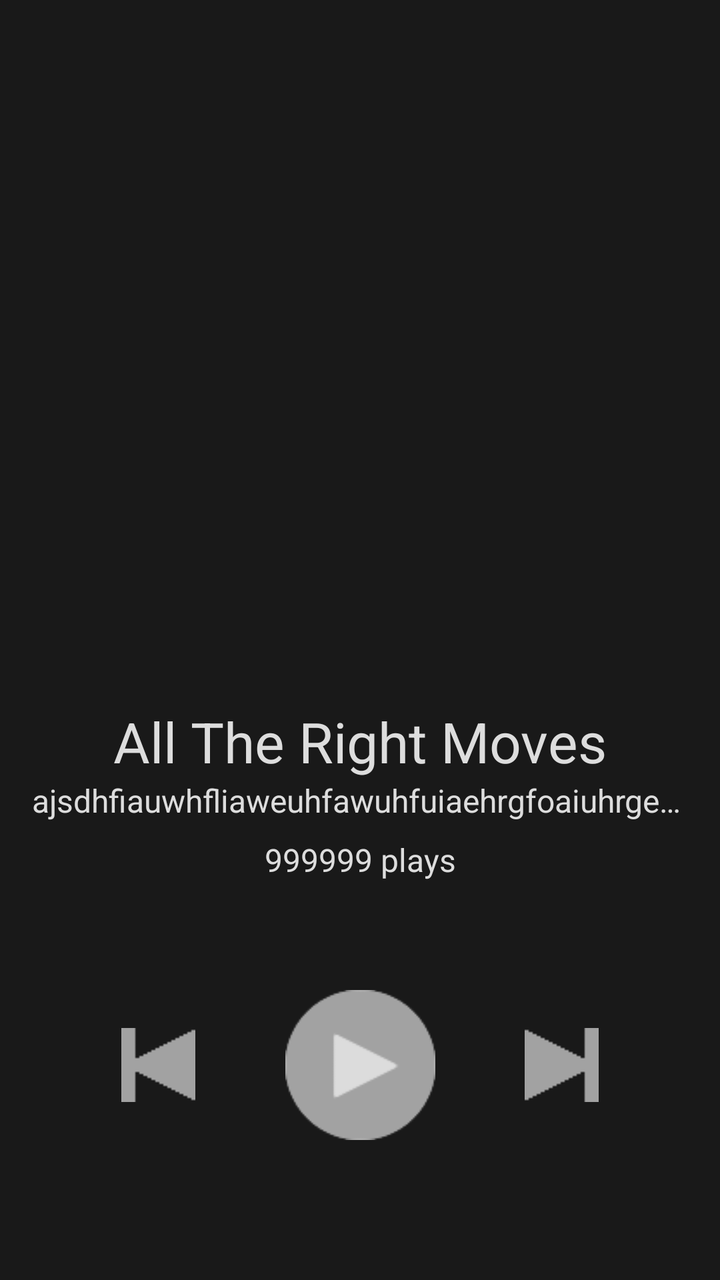
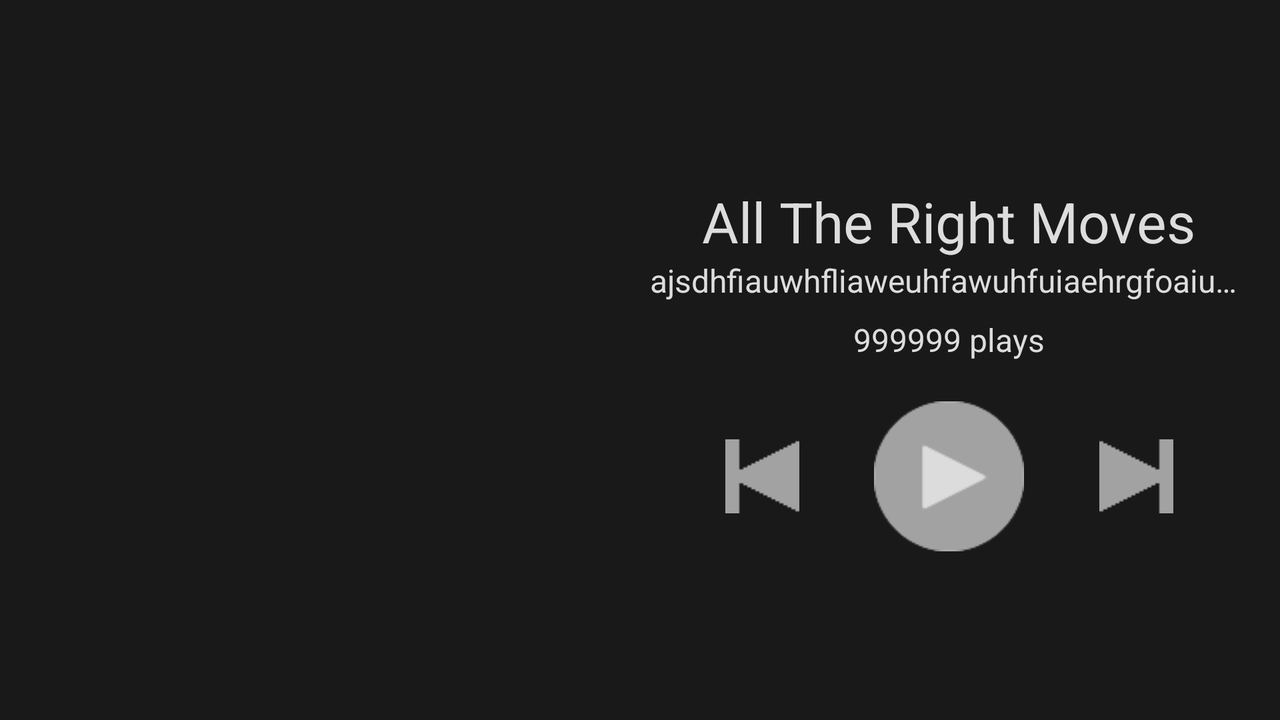

An Android layout and its configuration variant, each rendered on a device that would load it. The default file and the variant file are quoted in full after the pictures.
<!-- AndroidManifest.xml: application theme AppTheme -->
<!-- res/layout/fragment_now_playing.xml -->
<?xml version="1.0" encoding="utf-8"?>
<androidx.constraintlayout.widget.ConstraintLayout xmlns:android="http://schemas.android.com/apk/res/android"
    xmlns:app="http://schemas.android.com/apk/res-auto"
    xmlns:tools="http://schemas.android.com/tools"
    android:layout_width="match_parent"
    android:layout_height="match_parent"
    android:padding="@dimen/containerPadding"
    tools:context=".MainActivity"
    android:background="@color/mainBackground">

    <ImageView
        android:id="@+id/ivAlbumCover"
        android:layout_width="match_parent"
        android:layout_height="@dimen/albumCoverHeight"
        android:scaleType="fitXY"
        app:layout_constraintDimensionRatio="1:1"
        android:src="@drawable/onerepublic_waking_up_cover"
        android:contentDescription="@string/albumCoverDesc"
        app:layout_constraintTop_toTopOf="parent"/>

    <TextView
        android:id="@+id/tvSongTitle"
        android:layout_width="wrap_content"
        android:layout_height="wrap_content"
        android:text="@string/songTitle"
        android:singleLine="true"
        style="@style/Title"
        app:layout_constraintTop_toBottomOf="@+id/ivAlbumCover"
        app:layout_constraintLeft_toLeftOf="parent"
        app:layout_constraintRight_toRightOf="parent"
        android:layout_marginTop="@dimen/listItemTopBottomMargin"/>

    <TextView
        android:id="@+id/tvArtistName"
        tools:text="ajsdhfiauwhfliaweuhfawuhfuiaehrgfoaiuhrgergiuherigueaoirgheairgieagioeahrg"
        style="@style/BodyText"
        android:layout_width="wrap_content"
        android:layout_height="wrap_content"
        android:text="@string/artistName"
        android:singleLine="true"
        app:layout_constraintLeft_toLeftOf="parent"
        app:layout_constraintRight_toRightOf="parent"
        app:layout_constraintTop_toBottomOf="@+id/tvSongTitle"/>

    <TextView
        android:id="@+id/tvPlays"
        android:layout_width="wrap_content"
        android:layout_height="wrap_content"
        android:layout_marginTop="@dimen/numPlayTopMargin"
        tools:text="999999 plays"
        style="@style/BodyText"
        app:layout_constraintTop_toBottomOf="@+id/tvArtistName"
        app:layout_constraintRight_toRightOf="parent"
        app:layout_constraintLeft_toLeftOf="parent"/>

    <ImageButton
        android:id="@+id/ibPrev"
        android:layout_width="wrap_content"
        android:layout_height="wrap_content"
        android:src="@drawable/ic_previous"
        android:background="@android:color/transparent"
        android:foreground="?selectableItemBackground"
        app:layout_constraintTop_toTopOf="@+id/ibPlay"
        app:layout_constraintRight_toLeftOf="@+id/ibPlay"
        app:layout_constraintLeft_toLeftOf="parent"
        app:layout_constraintBottom_toBottomOf="@+id/ibPlay"
        android:contentDescription="@string/ibPrevDesc"/>

    <ImageButton
        android:id="@+id/ibPlay"
        android:layout_width="75dp"
        android:layout_height="75dp"
        android:scaleType="fitXY"
        android:src="@drawable/ic_play"
        android:background="@android:color/transparent"
        android:foreground="?selectableItemBackground"
        app:layout_constraintTop_toBottomOf="@+id/tvPlays"
        app:layout_constraintRight_toLeftOf="@+id/ibNext"
        app:layout_constraintLeft_toRightOf="@+id/ibPrev"
        app:layout_constraintBottom_toBottomOf="parent"
        android:contentDescription="@string/ibPlayDesc"/>

    <ImageButton
        android:id="@+id/ibNext"
        android:layout_width="wrap_content"
        android:layout_height="wrap_content"
        android:src="@drawable/ic_next"
        android:background="@android:color/transparent"
        android:foreground="?selectableItemBackground"
        app:layout_constraintTop_toTopOf="@+id/ibPlay"
        app:layout_constraintRight_toRightOf="parent"
        app:layout_constraintLeft_toRightOf="@+id/ibPlay"
        app:layout_constraintBottom_toBottomOf="@+id/ibPlay"
        android:contentDescription="@string/ibNextDesc"/>

</androidx.constraintlayout.widget.ConstraintLayout>
<!-- resources referenced by this layout -->
<resources>
  <color name="mainBackground">#191919</color>
  <dimen name="albumCoverHeight">0dp</dimen>
  <dimen name="containerPadding">16dp</dimen>
  <dimen name="listItemTopBottomMargin">8dp</dimen>
  <dimen name="numPlayTopMargin">8dp</dimen>
  <!-- drawable ic_next: png bitmap (drawable, 368 bytes) -->
  <!-- drawable ic_play: png bitmap (drawable, 1917 bytes) -->
  <!-- drawable ic_previous: png bitmap (drawable, 361 bytes) -->
  <string name="albumCoverDesc">One Republic Waking Up album cover</string>
  <string name="artistName">One Republic</string>
  <string name="ibNextDesc">Next track button</string>
  <string name="ibPlayDesc">Play track button</string>
  <string name="ibPrevDesc">Previous track button</string>
  <string name="songTitle">All The Right Moves</string>
  <style name="BodyText">
          <item name="android:textSize">16sp</item>
          <item name="android:textColor">@color/text</item>
      </style>
  <style name="Title">
          <item name="android:textSize">28sp</item>
          <item name="android:textColor">@color/text</item>
      </style>
  <style name="AppTheme" parent="Theme.AppCompat.Light.DarkActionBar">
          
          <item name="colorPrimary">@color/colorPrimary</item>
          <item name="colorPrimaryDark">@color/colorPrimaryDark</item>
          <item name="colorAccent">@color/colorAccent</item>
      </style>
  <color name="text">#DDDDDD</color>
  <color name="colorPrimary">#006FEE</color>
  <color name="colorPrimaryDark">#024FCA</color>
  <color name="colorAccent">#03DAC5</color>
</resources>
<!-- res/layout-land/fragment_now_playing.xml (the repository's variant of the layout above) -->
<!-- drawn on the phone turned sideways -->
<?xml version="1.0" encoding="utf-8"?>
<androidx.constraintlayout.widget.ConstraintLayout xmlns:android="http://schemas.android.com/apk/res/android"
    xmlns:app="http://schemas.android.com/apk/res-auto"
    xmlns:tools="http://schemas.android.com/tools"
    android:layout_width="match_parent"
    android:layout_height="match_parent"
    android:padding="@dimen/containerPadding"
    tools:context=".PrimaryActivity"
    android:background="@color/mainBackground">

    <LinearLayout
        android:layout_width="match_parent"
        android:layout_height="match_parent"
        android:orientation="horizontal">

        <LinearLayout
            android:layout_width="0dp"
            android:layout_height="match_parent"
            android:layout_weight="1"
            android:layout_marginEnd="@dimen/landscapeImageRightMargin">

            <ImageView
                android:id="@+id/ivAlbumCover"
                android:layout_width="match_parent"
                android:layout_height="match_parent"
                android:scaleType="fitXY"
                android:src="@drawable/onerepublic_waking_up_cover"
                android:contentDescription="@string/albumCoverDesc"
                app:layout_constraintTop_toTopOf="parent"/>

        </LinearLayout>

        <LinearLayout
            android:layout_width="0dp"
            android:layout_height="match_parent"
            android:layout_weight="1"
            android:orientation="vertical"
            android:gravity="center">

            <TextView
                android:id="@+id/tvSongTitle"
                android:layout_width="wrap_content"
                android:layout_height="wrap_content"
                android:text="@string/songTitle"
                android:singleLine="true"
                style="@style/Title"
                app:layout_constraintTop_toTopOf="@+id/ivAlbumCover"
                app:layout_constraintLeft_toRightOf="@+id/ivAlbumCover"
                app:layout_constraintRight_toRightOf="parent"
                android:layout_marginTop="@dimen/listItemTopBottomMargin"/>

            <TextView
                android:id="@+id/tvArtistName"
                tools:text="ajsdhfiauwhfliaweuhfawuhfuiaehrgfoaiuhrgergiuherigueaoirgheairgieagioeahrg"
                style="@style/BodyText"
                android:layout_width="wrap_content"
                android:layout_height="wrap_content"
                android:text="@string/artistName"
                android:singleLine="true"
                app:layout_constraintLeft_toRightOf="@id/ivAlbumCover"
                app:layout_constraintRight_toRightOf="parent"
                app:layout_constraintTop_toBottomOf="@+id/tvSongTitle"/>

            <TextView
                android:id="@+id/tvPlays"
                android:layout_width="wrap_content"
                android:layout_height="wrap_content"
                android:layout_marginTop="@dimen/numPlayTopMargin"
                tools:text="999999 plays"
                style="@style/BodyText"
                app:layout_constraintTop_toBottomOf="@+id/tvArtistName"
                app:layout_constraintRight_toRightOf="parent"
                app:layout_constraintLeft_toLeftOf="parent"/>

            <androidx.constraintlayout.widget.ConstraintLayout
                android:layout_width="match_parent"
                android:layout_height="wrap_content"
                android:layout_marginTop="@dimen/mediaButtonsTopMargin">

                <ImageButton
                    android:id="@+id/ibPrev"
                    android:layout_width="wrap_content"
                    android:layout_height="wrap_content"
                    android:src="@drawable/ic_previous"
                    android:background="@android:color/transparent"
                    android:foreground="?selectableItemBackground"
                    app:layout_constraintTop_toTopOf="@+id/ibPlay"
                    app:layout_constraintRight_toLeftOf="@+id/ibPlay"
                    app:layout_constraintLeft_toLeftOf="parent"
                    app:layout_constraintBottom_toBottomOf="@+id/ibPlay"
                    android:contentDescription="@string/ibPrevDesc"/>

                <ImageButton
                    android:id="@+id/ibPlay"
                    android:layout_width="@dimen/playBtnHeightWidth"
                    android:layout_height="@dimen/playBtnHeightWidth"
                    android:scaleType="fitXY"
                    android:src="@drawable/ic_play"
                    android:background="@android:color/transparent"
                    android:foreground="?selectableItemBackground"
                    app:layout_constraintTop_toTopOf="parent"
                    app:layout_constraintLeft_toRightOf="@+id/ibPrev"
                    app:layout_constraintBottom_toBottomOf="parent"
                    app:layout_constraintRight_toLeftOf="@+id/ibNext"
                    android:contentDescription="@string/ibPlayDesc"/>

                <ImageButton
                    android:id="@+id/ibNext"
                    android:layout_width="wrap_content"
                    android:layout_height="wrap_content"
                    android:src="@drawable/ic_next"
                    android:background="@android:color/transparent"
                    android:foreground="?selectableItemBackground"
                    app:layout_constraintTop_toTopOf="@+id/ibPlay"
                    app:layout_constraintRight_toRightOf="parent"
                    app:layout_constraintLeft_toRightOf="@+id/ibPlay"
                    app:layout_constraintBottom_toBottomOf="@+id/ibPlay"
                    android:contentDescription="@string/ibNextDesc"/>

            </androidx.constraintlayout.widget.ConstraintLayout>
        </LinearLayout>
    </LinearLayout>
</androidx.constraintlayout.widget.ConstraintLayout>
<!-- resources referenced by the variant -->
<!-- as the phone turned sideways resolves them -->
<resources>
  <color name="mainBackground">#191919</color>
  <dimen name="containerPadding">16dp</dimen>
  <dimen name="landscapeImageRightMargin">10dp</dimen>
  <dimen name="listItemTopBottomMargin">8dp</dimen>
  <dimen name="mediaButtonsTopMargin">20dp</dimen>
  <dimen name="numPlayTopMargin">8dp</dimen>
  <dimen name="playBtnHeightWidth">75dp</dimen>
  <!-- drawable ic_next: png bitmap (drawable, 368 bytes) -->
  <!-- drawable ic_play: png bitmap (drawable, 1917 bytes) -->
  <!-- drawable ic_previous: png bitmap (drawable, 361 bytes) -->
  <string name="albumCoverDesc">One Republic Waking Up album cover</string>
  <string name="artistName">One Republic</string>
  <string name="ibNextDesc">Next track button</string>
  <string name="ibPlayDesc">Play track button</string>
  <string name="ibPrevDesc">Previous track button</string>
  <string name="songTitle">All The Right Moves</string>
  <style name="BodyText">
          <item name="android:textSize">16sp</item>
          <item name="android:textColor">@color/text</item>
      </style>
  <style name="Title">
          <item name="android:textSize">28sp</item>
          <item name="android:textColor">@color/text</item>
      </style>
  <style name="AppTheme" parent="Theme.AppCompat.Light.DarkActionBar">
          
          <item name="colorPrimary">@color/colorPrimary</item>
          <item name="colorPrimaryDark">@color/colorPrimaryDark</item>
          <item name="colorAccent">@color/colorAccent</item>
      </style>
  <color name="text">#DDDDDD</color>
  <color name="colorPrimary">#006FEE</color>
  <color name="colorPrimaryDark">#024FCA</color>
  <color name="colorAccent">#03DAC5</color>
</resources>
